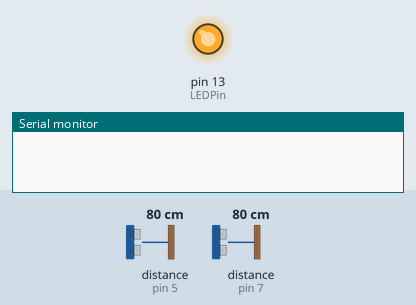
The sketch below on a simulated Arduino Uno, built with avr-gcc and run on an emulated ATmega328P. Parts: output pins drawn as LEDs (lit = HIGH), the last lines printed to the serial monitor. Wiring (inferred from the names in the program): 2 × ultrasonic range finder: trigger pin 6, echo pin 5 / trigger pin 8, echo pin 7. Inputs (shaded band) come from the test bench; at power-on: distance to the obstacle (sensors on pin 5, pin 7) 80 cm. The echo pulse lasts 58.3 µs per cm; pins used as bus, display or sensor lines are not drawn.

Above: at 1.3 s.
1.4 s: distance to the obstacle (sensor on pin 5) set to 43 cm
2.9 s: distance to the obstacle (sensor on pin 5) set to 35 cm
5.9 s: distance to the obstacle (sensor on pin 7) set to 44 cm
8.9 s: distance to the obstacle (sensor on pin 7) set to 36 cm
At 9.7 s:
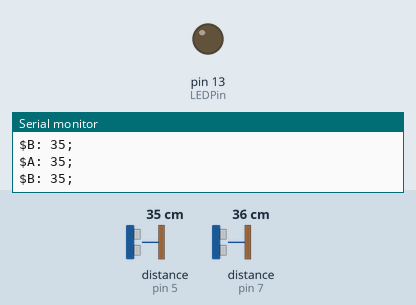
11.1 s: distance to the obstacle (sensor on pin 7) set to 60 cm
At 11.5 s:
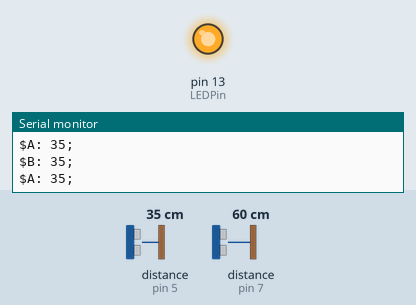
14.1 s: distance to the obstacle (sensor on pin 7) set to 9 cm
At 14.7 s:
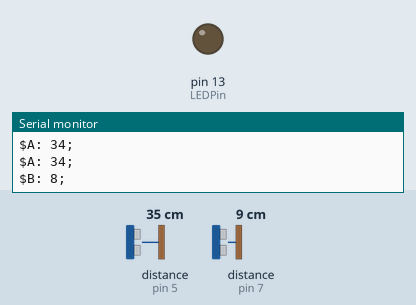
Timing chart, 0 to 16.7 s (numbered marks = the images above; inputs shaded):
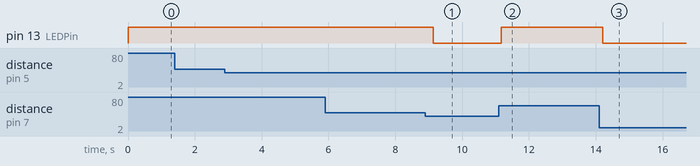

Measured:
- the behaviour switches between 41 and 40 cm on distance to the obstacle (sensor on pin 7) (found by bisection; images 0 and 1)
- after the input at 1.4 s, every drawn part: stays the same
- after the input at 8.9 s, pin 13 (LEDPin): HIGH → LOW after 0.24 s
- after the input at 11.1 s, pin 13 (LEDPin): LOW → HIGH after 0.07 s
- after the input at 14.1 s, pin 13 (LEDPin): HIGH → LOW after 0.10 s

The sketch:

range2serial.ino
```cpp
/*
 HC-SR04 Ping distance sensor:
 VCC to arduino 5v
 GND to arduino GND
 Echo to Arduino pin 7
 Trig to Arduino pin 8

 This sketch originates from Virtualmix: http://goo.gl/kJ8Gl
 Has been modified by Winkle ink here: http://winkleink.blogspot.com.au/2012/05/arduino-hc-sr04-ultrasonic-distance.html
 And modified further by ScottC here: http://arduinobasics.blogspot.com.au/2012/11/arduinobasics-hc-sr04-ultrasonic-sensor.html
 on 10 Nov 2012.
 */


#define echoPinA 5 // Echo Pin
#define trigPinA 6 // Trigger Pin
#define echoPinB 7 // Echo Pin
#define trigPinB 8 // Trigger Pin
#define LEDPin 13 // Onboard LED

int maximumRange = 40; // Maximum range needed
int minimumRange = 5; // Minimum range needed
long durationA, distanceA; // Duration used to calculate distance
long durationB, distanceB; // Duration used to calculate distance

void setup() {
 Serial.begin (9600);
 pinMode(trigPinA, OUTPUT);
 pinMode(echoPinA, INPUT);
 pinMode(trigPinB, OUTPUT);
 pinMode(echoPinB, INPUT);
 pinMode(LEDPin, OUTPUT); // Use LED indicator (if required)
}

void loop() {
/* The following trigPin/echoPin cycle is used to determine the
 distance of the nearest object by bouncing soundwaves off of it. */
 digitalWrite(trigPinA, LOW);
 delayMicroseconds(2);

 digitalWrite(trigPinA, HIGH);
 delayMicroseconds(10);

 digitalWrite(trigPinA, LOW);
 durationA = pulseIn(echoPinA, HIGH);

 //Calculate the distance (in cm) based on the speed of sound.
 distanceA = durationA/58.2;

 if (distanceA >= maximumRange || distanceA <= minimumRange){
 /* Send a negative number to computer and Turn LED ON
 to indicate "out of range" */
 //Serial.println("-1");
 digitalWrite(LEDPin, HIGH);
 }
 else {
 /* Send the distance to the computer using Serial protocol, and
 turn LED OFF to indicate successful reading. */
 Serial.print("$A: ");
 Serial.print(distanceA);
 Serial.println(";");
 digitalWrite(LEDPin, LOW);
 }

 digitalWrite(trigPinB, LOW);
 delayMicroseconds(2);

 digitalWrite(trigPinB, HIGH);
 delayMicroseconds(10);

 digitalWrite(trigPinB, LOW);
 durationB = pulseIn(echoPinB, HIGH);

 //Calculate the distance (in cm) based on the speed of sound.
 distanceB = durationB/58.2;

 if (distanceB >= maximumRange || distanceB <= minimumRange){
 /* Send a negative number to computer and Turn LED ON
 to indicate "out of range" */
 //Serial.println("-1");
 digitalWrite(LEDPin, HIGH);
 }
 else {
 /* Send the distance to the computer using Serial protocol, and
 turn LED OFF to indicate successful reading. */
 Serial.print("$B: ");
 Serial.print(distanceB);
 Serial.println(";");
 digitalWrite(LEDPin, LOW);
 }

 //Delay 50ms before next reading.
 delay(500);
}
```
